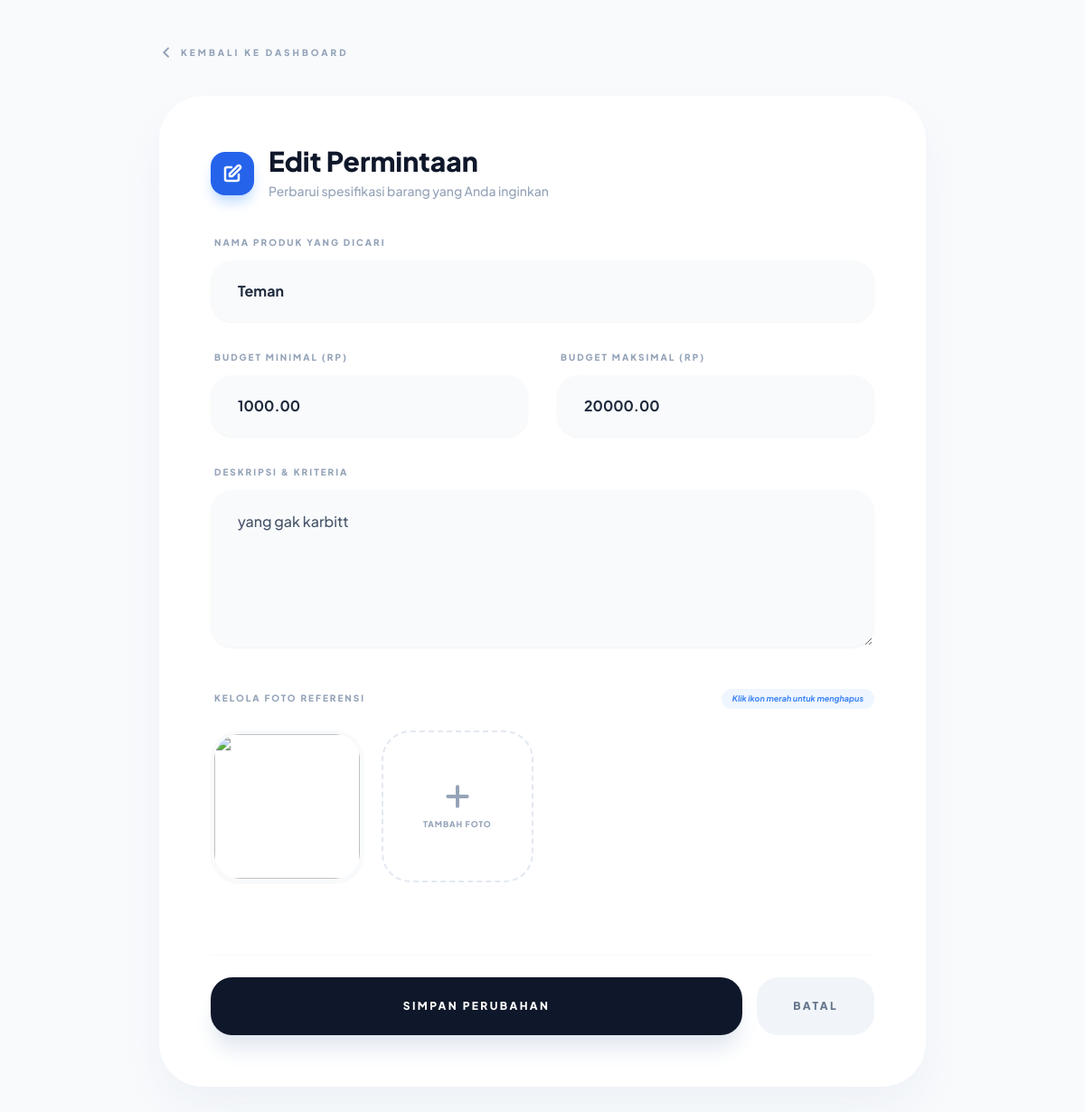
/edit_post.php?id=4 (signed in), run on the app's committed database.
### tables this page shows
CREATE TABLE `postings` (
  `id` int(11) NOT NULL AUTO_INCREMENT,
  `user_id` int(11) NOT NULL,
  `product_name` varchar(255) NOT NULL,
  `budget_min` decimal(15,2) DEFAULT NULL,
  `budget_max` decimal(15,2) DEFAULT NULL,
  `description` text DEFAULT NULL,
  `image_url` varchar(255) DEFAULT NULL,
  `created_at` timestamp NULL DEFAULT current_timestamp(),
  PRIMARY KEY (`id`),
  KEY `user_id` (`user_id`),
  CONSTRAINT `postings_ibfk_1` FOREIGN KEY (`user_id`) REFERENCES `users` (`id`) ON DELETE CASCADE
);

### edit_post.php (the view, shortened to what this page needs)
<?php
require_once 'koneksi.php';
$user_id = $_SESSION['user']['id'];
$post_id = mysqli_real_escape_string($conn, $_GET['id']);
$query = $conn->query("SELECT * FROM postings WHERE id = '$post_id' AND user_id = '$user_id'");
$data = $query->fetch_assoc();
$images_query = $conn->query("SELECT * FROM posting_images WHERE posting_id = '$post_id'");
?>
<!DOCTYPE html>
<html lang="id">
<head>
    <script src="https://cdn.tailwindcss.com"></script>
</head>
<body class="text-slate-900 pb-20">
    <div class="max-w-4xl mx-auto py-12 px-6">
        <a href="dashboard.php" class="inline-flex items-center gap-2 text-slate-400 hover:text-blue-600 font-black text-[10px] uppercase tracking-[0.3em] mb-10 transition">
            <svg xmlns="http://www.w3.org/2000/svg" class="h-4 w-4" fill="none" viewBox="0 0 24 24" stroke="currentColor">
                <path stroke-linecap="round" stroke-linejoin="round" stroke-width="3" d="M15 19l-7-7 7-7" />
            </svg>
            Kembali ke Dashboard
        </a>
        <div class="bg-white rounded-[3rem] shadow-2xl shadow-slate-200/60 overflow-hidden border border-white">
            <div class="p-8 md:p-14">
                <div class="flex items-center gap-4 mb-10">
                    <div class="w-12 h-12 bg-blue-600 rounded-2xl flex items-center justify-center text-white shadow-lg shadow-blue-200">
                        <svg class="w-6 h-6" fill="none" stroke="currentColor" viewBox="0 0 24 24"><path d="M11 5H6a2 2 0 00-2 2v11a2 2 0 002 2h11a2 2 0 002-2v-5m-1.414-9.414a2 2 0 112.828 2.828L11.828 15H9v-2.828l8.586-8.586z" stroke-width="2.5" stroke-linecap="round" stroke-linejoin="round"/></svg>
                    </div>
                    <div>
                        <h1 class="text-3xl font-black text-slate-900 leading-none">Edit Permintaan</h1>
                        <p class="text-slate-400 text-sm mt-2 font-medium">Perbarui spesifikasi barang yang Anda inginkan</p>
                    </div>
                </div>
                <form action="" method="POST" enctype="multipart/form-data" class="space-y-10">
                    <div class="grid grid-cols-1 md:grid-cols-2 gap-8">
                        <div class="md:col-span-2">
                            <label class="block text-[10px] font-black text-slate-400 uppercase tracking-[0.2em] mb-3 ml-1">Nama Produk yang Dicari</label>
                            <input type="text" name="product_name" value="<?= htmlspecialchars($data['product_name']) ?>" required
                                   class="input-focus w-full px-7 py-5 rounded-[1.5rem] bg-slate-50 border-2 border-transparent focus:bg-white focus:border-blue-500/20 outline-none font-bold text-slate-800 shadow-sm">
                        </div>
                        <div>
                            <label class="block text-[10px] font-black text-slate-400 uppercase tracking-[0.2em] mb-3 ml-1">Budget Minimal (Rp)</label>
                            <input type="number" name="budget_min" value="<?= $data['budget_min'] ?>" required
                                   class="input-focus w-full px-7 py-5 rounded-[1.5rem] bg-slate-50 border-2 border-transparent focus:bg-white focus:border-blue-500/20 outline-none font-bold text-slate-800 shadow-sm">
                        </div>
                        <div>
                            <label class="block text-[10px] font-black text-slate-400 uppercase tracking-[0.2em] mb-3 ml-1">Budget Maksimal (Rp)</label>
                            <input type="number" name="budget_max" value="<?= $data['budget_max'] ?>" required
                                   class="input-focus w-full px-7 py-5 rounded-[1.5rem] bg-slate-50 border-2 border-transparent focus:bg-white focus:border-blue-500/20 outline-none font-bold text-slate-800 shadow-sm">
                        </div>
                        <div class="md:col-span-2">
                            <label class="block text-[10px] font-black text-slate-400 uppercase tracking-[0.2em] mb-3 ml-1">Deskripsi & Kriteria</label>
                            <textarea name="description" rows="5" required
                                      class="input-focus w-full px-7 py-5 rounded-[1.5rem] bg-slate-50 border-2 border-transparent focus:bg-white focus:border-blue-500/20 outline-none font-medium text-slate-600 leading-relaxed shadow-sm"><?= htmlspecialchars($data['description']) ?></textarea>
                        </div>
                    </div>
                    <div class="space-y-6">
                        <div class="flex items-center justify-between">
                            <label class="block text-[10px] font-black text-slate-400 uppercase tracking-[0.2em] ml-1">Kelola Foto Referensi</label>
                            <span class="text-[9px] font-bold text-blue-500 bg-blue-50 px-3 py-1 rounded-full italic">Klik ikon merah untuk menghapus</span>
                        </div>
                        <div class="grid grid-cols-2 sm:grid-cols-4 gap-5">
                            <?php while($img = $images_query->fetch_assoc()): ?>
                            <div class="relative group aspect-square rounded-[2rem] overflow-hidden border-4 border-slate-50 shadow-sm">
                            </div>
                            <?php endwhile; ?>
                            <div class="relative group aspect-square rounded-[2rem] border-2 border-dashed border-slate-200 hover:border-blue-400 hover:bg-blue-50/50 transition cursor-pointer overflow-hidden">
                                <div class="w-full h-full flex flex-col items-center justify-center gap-2 text-slate-400 group-hover:text-blue-500 transition">
                                    <svg class="w-8 h-8" fill="none" stroke="currentColor" viewBox="0 0 24 24"><path d="M12 4v16m8-8H4" stroke-width="3" stroke-linecap="round" stroke-linejoin="round"/></svg>
                                    <span class="text-[9px] font-black uppercase tracking-widest">Tambah Foto</span>
                                </div>
                            </div>
                        </div>
                    </div>
                    <div class="flex flex-col md:flex-row gap-4 pt-6 border-t border-slate-50">
                        <button type="submit" name="update_post"
                                class="flex-1 py-6 bg-slate-900 hover:bg-blue-600 text-white rounded-[1.5rem] font-black text-xs uppercase tracking-[0.2em] shadow-xl shadow-slate-200 transition-all active:scale-[0.97]">
                            Simpan Perubahan
                        </button>
                        <a href="dashboard.php" class="py-6 px-10 bg-slate-100 hover:bg-slate-200 text-slate-500 rounded-[1.5rem] font-black text-xs uppercase tracking-[0.2em] text-center transition">
                            Batal
                        </a>
                    </div>
                </form>
            </div>
        </div>
    </div>
</body>
</html>

### edit_post.php (style rules this page uses)
body { font-family: 'Plus Jakarta Sans', sans-serif; background-color: #F8FAFC; }
.input-focus { transition: all 0.3s ease; }

### data on the page
postings: product_name "Teman", budget_min "1000.00", budget_max "20000.00", description "yang gak karbitt"
